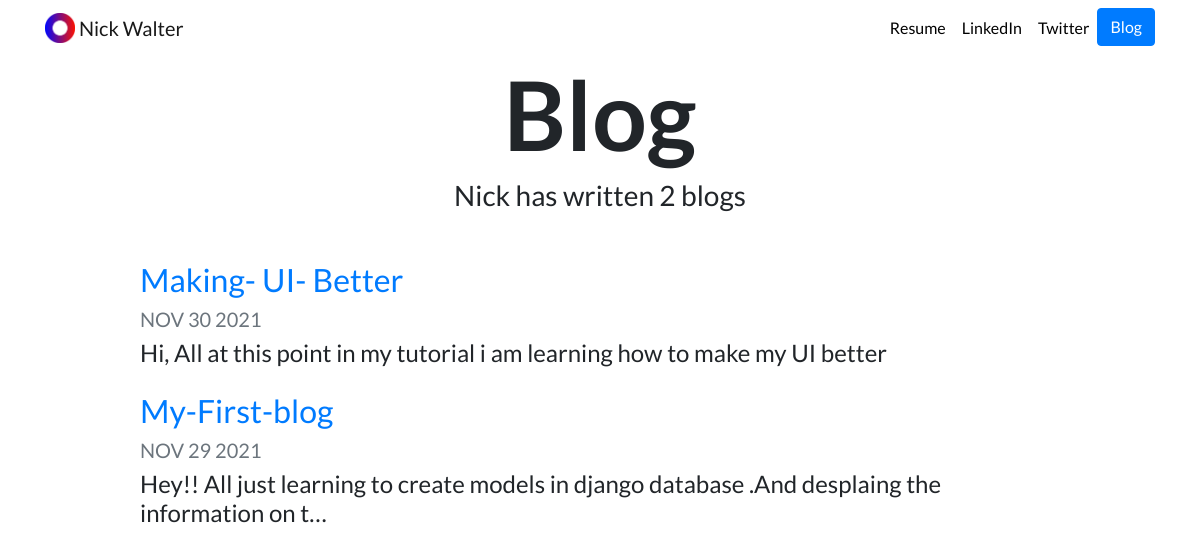
Screenshot of /blog/ with the database file from the repository.
### blog/models.py (models this page shows, shortened)
class Work(models.Model):
    title = models.CharField(max_length=100)
    date = models.DateField()
    description = models.TextField(max_length=250)

### blog/views.py (the view)
# urls.py: path('', views.all_blogs,name='all_blogs'),
def all_blogs(request):
    works = Work.objects.order_by('-date')
    return render(request,'blogs/all_blogs.html',{'works':works})

### blog/templates/blogs/all_blogs.html
{% extends "folio/base.html" %}
{% load static %}
{% block content %}
<h1 id="blogtitle" class="font-weight-bold text-center">Blog</h1>
<h3 class="text-center mb-5">Nick has written {{ works.count }} blog{{ works.count|pluralize }}</h3>
{% for work in works %}
<div class="row justify-content-center my-3">
  <div class="col-md-10">
    <a href="{% url 'blog:detail' work.id %}">
      <h2>{{ work.title }}</h2>
    </a>
    <h5 class="text-muted">{{ work.date|date:'M d Y'|upper }}</h5>
    <h4>{{ work.description|striptags|truncatechars:100 }}</h4>
  </div>
</div>
{% endfor %}
{% endblock %}

### folio/templates/folio/base.html (shortened to what this page needs)
{% load static %}
<!doctype html>
<html lang="en">
<head>
  <link rel="stylesheet" href="https://stackpath.bootstrapcdn.com/bootstrap/4.4.1/css/bootstrap.min.css">
  <link rel="stylesheet" href="{% static "folio/custom.css" %}">
</head>
<body>
  <nav id="topNav" class="navbar navbar-expand-md navbar-light">
    <div class="container">
      <a class="navbar-brand" href="{% url 'home' %}">
        <img src="{% static "folio/Logo.png" %}" width="30" height="30" class="d-inline-block align-top" alt="Nick's Logo">
        <span>Nick Walter</span>
      </a>
      <div class="collapse navbar-collapse text-center" id="navbarNav">
        <ul class="navbar-nav ml-auto">
          <li class="nav-item">
            <a class="nav-link" href="{% static "folio/Resume.pdf" %}">Resume</a>
          </li>
          <li class="nav-item">
            <a class="nav-link" href="https://www.linkedin.com/in/nick-walter/" target="_blank">LinkedIn</a>
          </li>
          <li class="nav-item">
            <a class="nav-link" href="https://twitter.com/ZappyCode" target="_blank">Twitter</a>
          </li>
          <li>
            <a role="button" href="{% url 'blog:all_blogs' %}" class="btn btn-primary">Blog</a>
          </li>
        </ul>
      </div>
    </div>
  </nav>
  <div class="container">
    {% block content %}{% endblock %}
  </div>
</body>
</html>

### folio/templates/folio/custom.css (style rules this page uses)
.navbar-nav .nav-link { color: rgba(0,0,0,1) !important; }
body { font-family: 'Lato', sans-serif; }
#blogtitle { font-size: 6rem; }

### rows the page displays
Work: title "Making- UI- Better", date "NOV 30 2021", description "Hi, All at this point in my tutorial i am learning how to make my UI better"
Work: title "My-First-blog", date "NOV 29 2021", description "Hey!! All just learning to create models in django database .And desplaing the information on t…"

### other values shown
{{ works.count }} "2"
